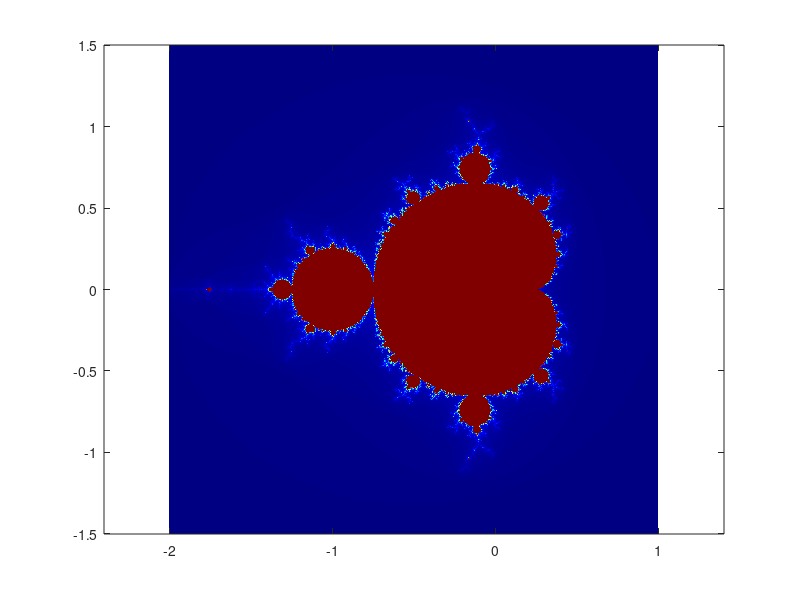

Source code (MATLAB):
x0 = -2 ; y0 = -1.5 ; d = 3 ; n = 512 ;
    maxit = 256 ;
    x = linspace(x0, x0+d, n) ;
    y = linspace(y0, y0+d, n) ;
[x,y] = meshgrid(x, y) ; C = x + y*1i ;
Z=C;
K = ones(n, n) ;
for k = 1:maxit
    a = find((real(Z).^2+imag(Z).^2) < 4);
    Z(a) = (Z(a)).^2 + C(a) ;
    K(a) = k ;
end
figure(1) ; clf
colormap(jet(maxit)) ;
image(x0 + [0 d], y0 + [0 d], K) ;
set(gca, 'YDir', 'normal') ;
axis equal
axis tight